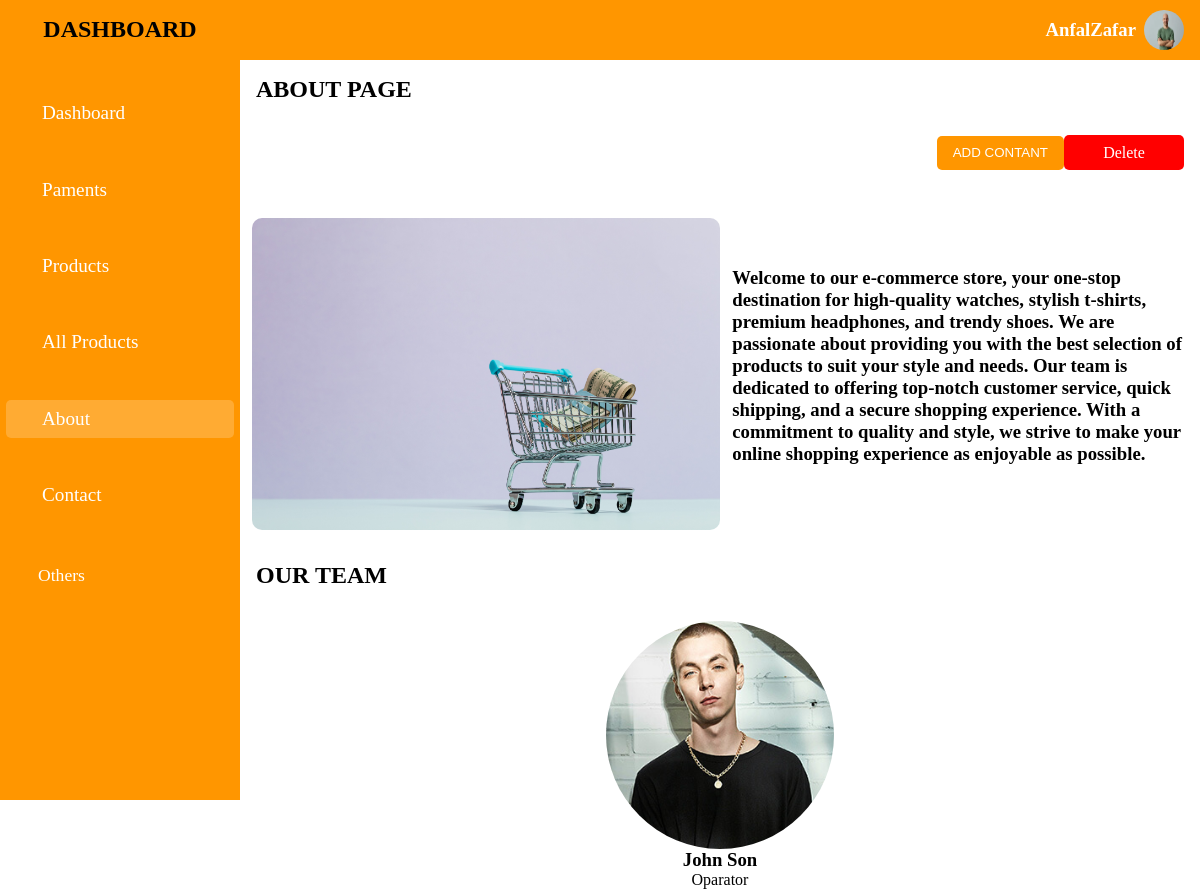
/Dashboard/about.php, run on the app's committed database.
### tables this page shows
CREATE TABLE `about_table` (
  `about_id` int(11) NOT NULL,
  `about_text` varchar(500) NOT NULL,
  `about_img` varchar(500) NOT NULL,
  `about_team_img` varchar(500) NOT NULL,
  `about_team_name` varchar(500) NOT NULL,
  `about_team_work` varchar(500) NOT NULL
);

### Dashboard/about.php (the view, shortened to what this page needs)
<?php
include("../connection.php");
?>
<!DOCTYPE html>
<html lang="en">
<head>
    <link rel="stylesheet" href="dashcss/about.css">
<body>
    <div class="container">
        <div class="sidebar" id="sidebar">
            <div class="sidebar_container">
                <div class="sidebar_head">
                    <h2>DASHBOARD</h2>
                </div>
                <div class="sidebar_main">
                    <ul class="sidebar_main_ul">
                        <li class="sidebar_main_ul_li">
                            <a href="dash.php">Dashboard</a>
                        </li>
                        <li class="sidebar_main_ul_li">
                            <a href="pament.php">Paments</a>
                        </li>
                        <li class="sidebar_main_ul_li">
                            <a href="product.php">Products</a>
                        </li>
                        <li class="sidebar_main_ul_li">
                            <a href="all_product.php">All Products</a>
                        </li>
                        <li class="sidebar_main_ul_li" style="background: rgba(255,171,51);">
                            <a href="about.php">About</a>
                        </li>
                        <li class="sidebar_main_ul_li">
                            <a href="contact.php">Contact</a>
                        </li>
                        <ul class="sidebar_main_ul_ul" id="side_bar_head">
                            <li class="sidebar_main_ul_ul_li">Others</li>
                        </ul>
                </div>
            </div>
        </div>
        <div class="main">
            <div class="navbar">
                <div class="nav">
                    <div class="profile" id="profile">
                        <h3>AnfalZafar</h3>
                        <img src="../../img/manimg.webp" alt="">
                    </div>
                </div>
            </div>
            <div class="main_container">
                <div class="main_head">
                    <h2>ABOUT PAGE</h2>
                </div>
                <div class="main_about_add">
                    <button id="add_about">ADD CONTANT</button>
                    <?php
                    $gain = "SELECT * FROM `about_table` ";
                    $go = mysqli_query($connect, $gain);
                    $capture = mysqli_fetch_array($go);
                    ?>
                    <a href="about_delete.php?delete=<?php echo $capture["about_id"]?>" style="background: red;width: 120px;height: 35px;border-radius: 5px;color: #fff;text-decoration: none;display: flex;align-items: center;justify-content: center;">Delete</a>
                </div>
                <div class="main_head_content">
                    <?php
                    $select = "SELECT * FROM `about_table` ";
                    $run = mysqli_query($connect, $select);
                    while ($fetch = mysqli_fetch_array($run)) { ?>
                        <div class="about_container">
                            <div class="about_img">
                                <img src="../img/<?php echo $fetch["about_img"] ?>" alt="">
                            </div>
                            <div class="about_text">
                                <h3><?php echo $fetch["about_text"] ?></h3>
                            </div>
                        </div>
                    <?php
                    }
                    ?>
                </div>
                <div class="our_team">
                    <div class="team_head">
                        <h2>OUR TEAM</h2>
                    </div>
                    <?php
                    $selects = "SELECT * FROM `about_table` ";
                    $runs = mysqli_query($connect, $selects);
                    while ($fetchs = mysqli_fetch_array($runs)) { ?>
                        <div class="team_container">
                            <div class="team_card">
                                <img src="../img/<?php echo $fetchs["about_team_img"]?>" alt="">
                                <div class="team_card_text">
                                    <h3><?php echo $fetchs["about_team_name"]?></h3>
                                    <p><?php echo $fetchs["about_team_work"]?></p>
                                </div>
                            </div>
                        </div>
                    <?php
                    }
                    ?>
                </div>
            </div>
        </div>
    </div>
</body>
</html>

### Dashboard/dashcss/about.css (style rules this page uses)
* { margin: 0; padding: 0; box-sizing: border-box; }
.container { width: 100%; display: flex; }
.sidebar { position: sticky; top: 0; bottom: 0; left: 0; width: 20%; height: 100vh; background: rgb(255, 150, 0); border-right: none; overflow-y: scroll; }
.sidebar_container { width: 100%; display: flex; align-items: center; justify-content: center; flex-direction: column; padding: 1rem 0px; }
.sidebar_head { width: 100%; display: flex; align-items: center; justify-content: center; margin-bottom: 2rem; }
.sidebar_main { width: 100%; display: flex; align-items: center; justify-content: center; }
.sidebar_main .sidebar_main_ul { width: 100%; display: flex; align-items: center; justify-content: center; flex-direction: column; list-style: none; }
.sidebar_main .sidebar_main_ul .sidebar_main_ul_li { width: 95%; margin: 1.2rem 0px; padding: 0.5rem 0px; background: rgb(255, 150, 0); border-radius: 5px; }
.sidebar_main .sidebar_main_ul .sidebar_main_ul_li a { text-decoration: none; color: #fff; font-size: 1.2rem; margin-left: 2rem; }
.sidebar_main_ul_ul { width: 100%; display: flex; align-items: center; justify-content: center; flex-direction: column; margin-top: 1.5rem; }
.sidebar_main_ul_ul_li { width: 95%; padding: 0.5rem 2rem; background: rgb(255, 150, 0); border-radius: 5px; cursor: pointer; font-size: 1.1rem; color: #fff; }
.main { width: 80%; overflow: hidden; display: flex; flex-direction: column; }
.navbar { width: 100%; height: 60px; background: rgb(255, 150, 0); display: flex; align-items: center; justify-content: space-between; }
.nav { width: 100%; display: flex; align-items: flex-end; justify-content: flex-end; }
.profile { display: flex; align-items: center; overflow: hidden; height: 100%; padding: 0px 1rem; cursor: pointer; }
.profile h3 { margin-right: 0.5rem; color: #fff; }
.profile img { width: 40px; height: 40px; border-radius: 50%; }
.main_container { width: 100%; display: flex; flex-direction: column; margin-top: 1rem; }
.main_head { width: 100%; display: flex; align-items: flex-start; justify-content: flex-start; padding-left: 1rem; }
.main_about_add { width: 100%; display: flex; align-items: flex-end; justify-content: flex-end; padding-right: 1rem; margin-top: 2rem; }
.main_about_add button { padding: 0.6rem 1rem; border: none; border-radius: 5px; background: rgb(255, 150, 0); color: #fff; cursor: pointer; }
.main_head_content { width: 100%; display: flex; align-items: center; justify-content: center; flex-direction: column; margin-top: 3rem; }
.about_container { width: 100%; display: flex; align-items: center; justify-content: center; overflow: hidden; }
.about_img { width: 100%; display: flex; align-items: center; justify-content: center; }
.about_img img { width: 95%; border-radius: 10px; }
.about_text { width: 95%; display: flex; align-items: center; justify-content: center; flex-direction: column; }
.about_text h3 { margin-bottom: 1rem; }
.our_team { width: 100%; margin-top: 2rem; display: flex; align-items: center; justify-content: center; flex-direction: column; overflow: hidden; }
.team_head { width: 100%; display: flex; padding-left: 1rem; margin-bottom: 2rem; }
.team_container { width: 100%; display: grid; grid-template-columns: repeat(auto-fit, minmax(280px, 1fr)); gap: 1rem; }
.team_card { width: 15rem; display: flex; align-items: center; justify-content: center; flex-direction: column; overflow: hidden; margin: auto; }
.team_card img { width: 95%; border-radius: 50%; }
.team_card_text { width: 100%; display: flex; align-items: center; justify-content: center; flex-direction: column; }

### data on the page
about_table: about_img (picture), about_text "Welcome to our e-commerce store, your one-stop destination for high-quality watches, stylish t-shirts, premium headphones, and trendy shoes. We are passionate about providing you with the best selection of products to suit your style and needs. Our team is dedicated to offering top-notch customer service, quick shipping, and a secure shopping experience. With a commitment to quality and style, we strive to make your online shopping experience as enjoyable as possible.", about_team_img (picture), about_team_name "John Son", about_team_work "Oparator"
